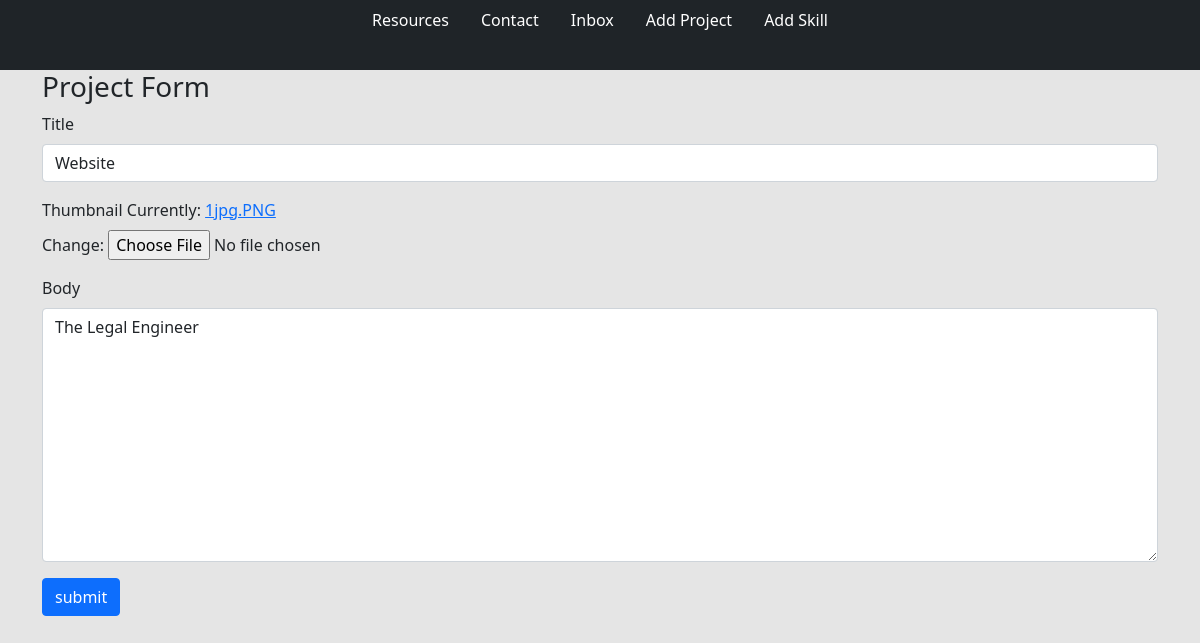
Page /edit-project/03f04ec8-1ba3-4007-a409-f5d339bf99f1/ (signed in) on the earlier database version.
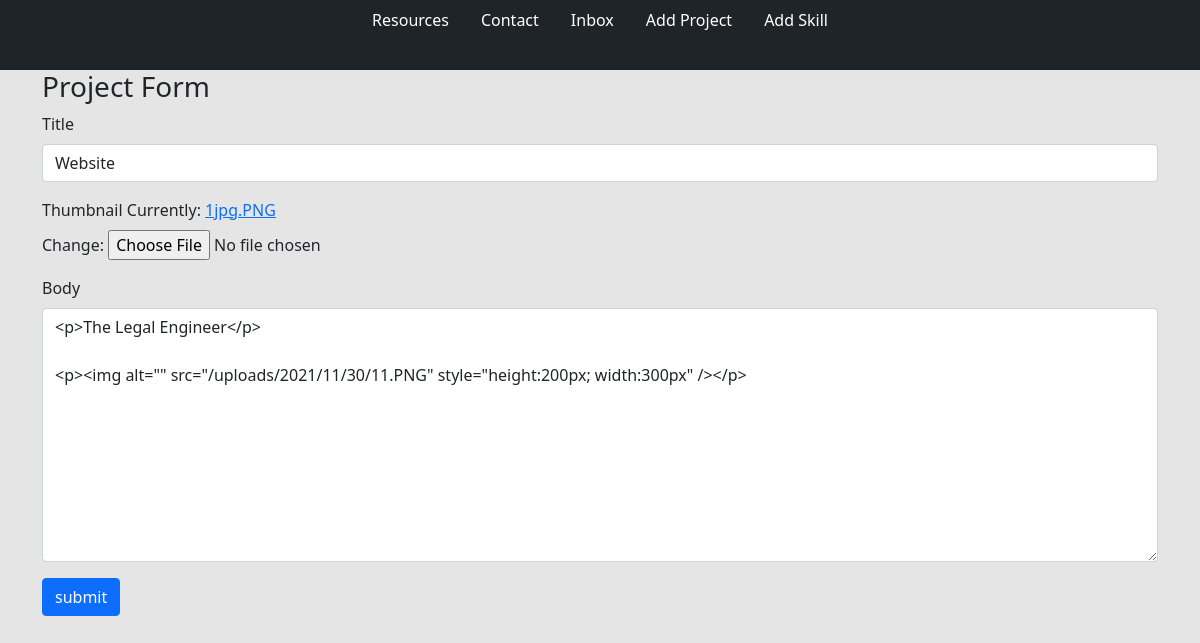
Same page on the later database version.
### base/models.py (models this page shows, shortened)
class Project(models.Model):
    title = models.CharField(max_length=200)
    thumbnail = models.ImageField(null=True)
    body = RichTextUploadingField()
    slug = models.SlugField(null=True, blank=True)
    created = models.DateTimeField(auto_now_add=True)
    id = models.UUIDField(default=uuid.uuid4, unique=True,
                          primary_key=True, editable=False)

### base/views.py (the view)
# urls.py: path('edit-project/<str:pk>/', views.editProject, name="edit-project"),
def editProject(request, pk):
    project = Project.objects.get(id=pk)
    form = ProjectForm(instance=project)
    if request.method == 'POST':
        form = ProjectForm(request.POST, request.FILES, instance=project)
        if form.is_valid():
            form.save()
            return redirect('home')
    context = {'form': form}
    return render(request, 'base/project_form.html', context)

### base/forms.py
class ProjectForm(ModelForm):
    class Meta:
        model = Project
        fields = ['title', 'thumbnail', 'body']
    def __init__(self, *args, **kwargs):
        super(ProjectForm, self).__init__(*args, **kwargs)
        self.fields['title'].widget.attrs.update(
            {'class': 'form-control'})
        self.fields['body'].widget.attrs.update(
            {'class': 'form-control', })

### base/templates/base/project_form.html (shortened to what this page needs)
{% extends 'base/main.html' %}
{% load static %}
{% block content %}
<div class="container">
    <h3>Project Form</h3>
    <form method="POST" enctype="multipart/form-data">
        {% for field in form %}
        <div class="mb-3">
            <label for="exampleInputPassword1" class="form-label">{{field.label}}</label>
            {{field}}
        </div>
        {% endfor %}
        <input class="btn btn-primary" type="submit" value="submit">
    </form>
</div>
{% endblock content %}

Differences in the rows shown:
changed Project "Website": body "The Legal Engineer" → "<p>The Legal Engineer</p> <p><img alt=\"\" src=\"/uploads/2021/11/30/11.PNG\" style=\"height:200px; width:300px\" /></p>"
